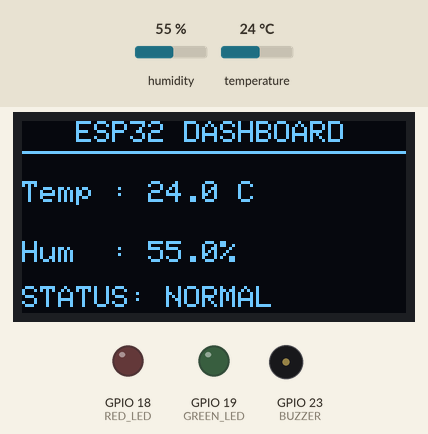
Simulated run of this sketch. Board: ESP32. Parts: 128×64 one-colour display, output pins drawn as LEDs (lit = HIGH), buzzer (waves = sounding). Dashed ring = blinking. The inputs (shaded band) are chosen by the test bench; at power-on: temperature 24 °C, humidity 55 %. What the sketch prints to the serial monitor is not drawn.

Above: at 2.2 s.
2.3 s: temperature set to 28 °C
At 5.58 s:
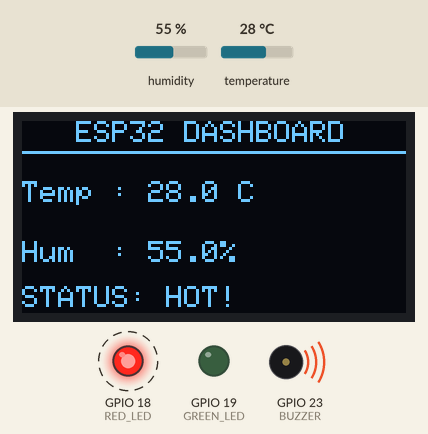
7.3 s: temperature set to 26 °C
12.3 s: temperature set to 23 °C
At 13.9 s:
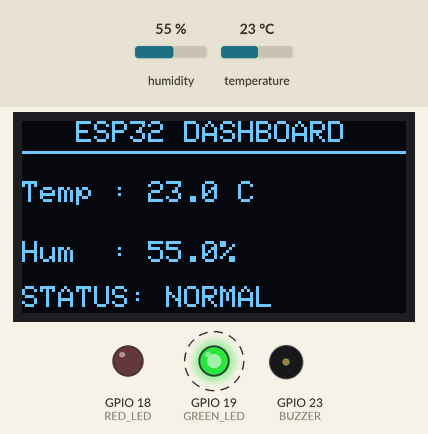
17.6 s: humidity set to 22 %
At 21.5 s:
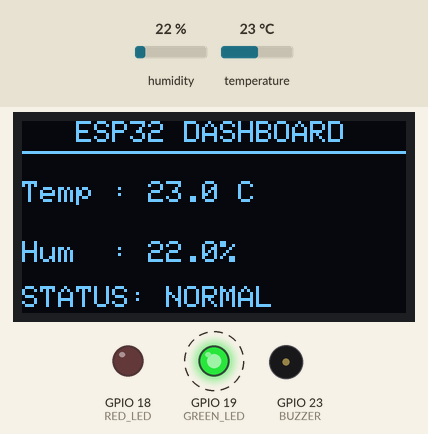
24.6 s: humidity set to 40 %
At 26.6 s:
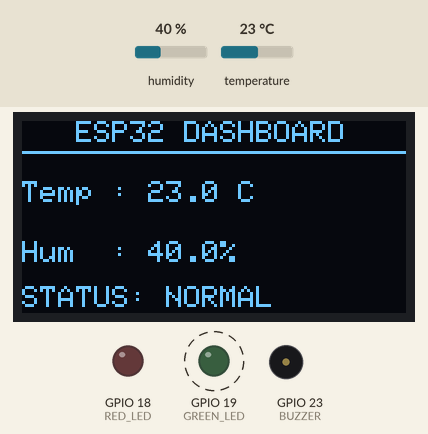
Timing chart, 0 to 30.6 s (numbered marks = the images above; inputs shaded):
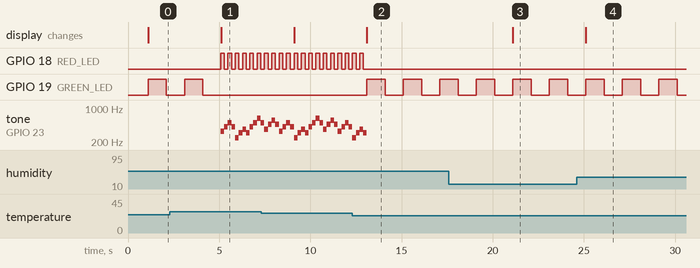

Measured:
- the behaviour switches between 25 and 24 °C on temperature (found by bisection; images 1 and 2)
- after the input at 2.3 s, GPIO 18 (RED_LED): alternates HIGH for 0.20 s and LOW for 0.20 s, starting after 2.8 s; GPIO 19 (GREEN_LED): goes on until 4.1 s, then stays LOW
- after the input at 12.3 s, GPIO 18 (RED_LED): goes on until 12.9 s, then stays LOW; GPIO 19 (GREEN_LED): alternates HIGH for 1.0 s and LOW for 1.0 s, starting after 0.81 s; the display: changes after 0.81 s (image 2)
- after the input at 17.6 s, the display: changes after 3.5 s (image 3)
- after the input at 24.6 s, the display: changes after 0.51 s (image 4)

The sketch:

sketch_aug17a.ino
```cpp
#include <Wire.h>
#include <Adafruit_GFX.h>
#include <Adafruit_SSD1306.h>
#include <DHT.h>

// =====================================================
// OLED SETTINGS
// =====================================================

#define SCREEN_WIDTH 128
#define SCREEN_HEIGHT 64

// =====================================================
// DHT11 SETTINGS
// =====================================================

#define DHTPIN 4
#define DHTTYPE DHT11

DHT dht(DHTPIN, DHTTYPE);

Adafruit_SSD1306 display(
  SCREEN_WIDTH,
  SCREEN_HEIGHT,
  &Wire,
  -1
);

// =====================================================
// LED AND BUZZER PINS
// =====================================================

#define RED_LED 18
#define GREEN_LED 19
#define BUZZER 23

// =====================================================
// MUSICAL NOTES
// =====================================================

// Lower octave
#define NOTE_C3  131
#define NOTE_D3  147
#define NOTE_E3  165
#define NOTE_F3  175
#define NOTE_FS3 185
#define NOTE_G3  196
#define NOTE_A3  220
#define NOTE_AS3 233
#define NOTE_B3  247

// Middle octave
#define NOTE_C4  262
#define NOTE_CS4 277
#define NOTE_D4  294
#define NOTE_DS4 311
#define NOTE_E4  330
#define NOTE_F4  349
#define NOTE_FS4 370
#define NOTE_G4  392
#define NOTE_GS4 415
#define NOTE_A4  440
#define NOTE_AS4 466
#define NOTE_B4  494

// Higher octave
#define NOTE_C5  523
#define NOTE_CS5 554
#define NOTE_D5  587
#define NOTE_DS5 622
#define NOTE_E5  659
#define NOTE_FS5 740
#define NOTE_G5  784

// =====================================================
// MULT0-STYLE CHORD PROGRESSION
// E -> B -> G#m -> F#
//
// This is an original arpeggiated arrangement using
// the chord progression provided.
// =====================================================

int melody[] = {

  // -------------------------
  // E MAJOR
  // E - G# - B
  // -------------------------
  NOTE_E4,
  NOTE_GS4,
  NOTE_B4,
  NOTE_GS4,

  // -------------------------
  // B MAJOR
  // B - D# - F#
  // -------------------------
  NOTE_B3,
  NOTE_DS4,
  NOTE_FS4,
  NOTE_DS4,

  // -------------------------
  // G# MINOR
  // G# - B - D#
  // -------------------------
  NOTE_GS4,
  NOTE_B4,
  NOTE_DS5,
  NOTE_B4,

  // -------------------------
  // F# MAJOR
  // F# - A# - C#
  // -------------------------
  NOTE_FS4,
  NOTE_AS4,
  NOTE_CS5,
  NOTE_AS4
};

// =====================================================
// NOTE DURATIONS
//
// Approximately 75 BPM.
// Each chord has four notes.
// =====================================================

int noteDuration[] = {

  // E
  200,
  200,
  200,
  200,

  // B
  200,
  200,
  200,
  200,

  // G#m
  200,
  200,
  200,
  200,

  // F#
  200,
  200,
  200,
  200
};

const int melodyLength =
  sizeof(melody) / sizeof(melody[0]);

// =====================================================
// MUSIC VARIABLES
// =====================================================

int currentNote = 0;

unsigned long previousNoteMillis = 0;

bool musicPlaying = false;
bool redLedState = false;

// =====================================================
// DHT11 TIMER
// =====================================================

unsigned long previousDHTMillis = 0;

const unsigned long dhtInterval = 2000;

float temperature = 0;
float humidity = 0;

// =====================================================
// GREEN LED SETTINGS
// =====================================================

unsigned long previousGreenMillis = 0;

bool greenLedState = false;

const unsigned long greenInterval = 1000;

// =====================================================
// SETUP
// =====================================================

void setup() {

  Serial.begin(115200);

  // Start DHT11
  dht.begin();

  // LED and buzzer
  pinMode(RED_LED, OUTPUT);
  pinMode(GREEN_LED, OUTPUT);
  pinMode(BUZZER, OUTPUT);

  // Everything OFF
  digitalWrite(RED_LED, LOW);
  digitalWrite(GREEN_LED, LOW);

  noTone(BUZZER);

  // ===================================================
  // START OLED
  // ===================================================

  if (!display.begin(
        SSD1306_SWITCHCAPVCC,
        0x3C
      )) {

    Serial.println("OLED not found!");

    while (true);
  }

  display.clearDisplay();

  display.setTextSize(1);
  display.setTextColor(WHITE);

  display.setCursor(25, 25);
  display.println("Starting...");

  display.display();

  delay(1000);
}

// =====================================================
// START MUSIC
// =====================================================

void startMusic() {

  currentNote = 0;

  previousNoteMillis = millis();

  musicPlaying = true;

  // Turn red LED ON with first beat
  redLedState = true;

  digitalWrite(
    RED_LED,
    HIGH
  );

  // Play first note
  tone(
    BUZZER,
    melody[currentNote]
  );
}

// =====================================================
// STOP MUSIC
// =====================================================

void stopMusic() {

  musicPlaying = false;

  // Stop buzzer
  noTone(BUZZER);

  // Stop red LED
  digitalWrite(
    RED_LED,
    LOW
  );

  redLedState = false;

  currentNote = 0;
}

// =====================================================
// UPDATE MUSIC
// =====================================================

void updateMusic() {

  if (!musicPlaying) {
    return;
  }

  unsigned long currentMillis = millis();

  // Check note timing
  if (
    currentMillis - previousNoteMillis
    >= noteDuration[currentNote]
  ) {

    previousNoteMillis = currentMillis;

    // Move to next note
    currentNote++;

    // Restart progression
    if (
      currentNote >= melodyLength
    ) {

      currentNote = 0;
    }

    // Play next note
    tone(
      BUZZER,
      melody[currentNote]
    );

    // =================================================
    // RED LED SYNCHRONIZED WITH NOTES
    // =================================================

    redLedState = !redLedState;

    digitalWrite(
      RED_LED,
      redLedState
    );
  }
}

// =====================================================
// GREEN LED - NORMAL TEMPERATURE
// =====================================================

void updateGreenLED() {

  unsigned long currentMillis = millis();

  if (
    currentMillis - previousGreenMillis
    >= greenInterval
  ) {

    previousGreenMillis = currentMillis;

    greenLedState = !greenLedState;

    digitalWrite(
      GREEN_LED,
      greenLedState
    );
  }
}

// =====================================================
// UPDATE OLED
// =====================================================

void updateOLED() {

  display.clearDisplay();

  display.setTextSize(1);
  display.setTextColor(WHITE);

  // ===================================================
  // TITLE
  // ===================================================

  display.setCursor(18, 0);

  display.println(
    "ESP32 DASHBOARD"
  );

  display.drawLine(
    0,
    10,
    128,
    10,
    WHITE
  );

  // ===================================================
  // TEMPERATURE
  // ===================================================

  display.setCursor(0, 20);

  display.print("Temp : ");

  display.print(
    temperature,
    1
  );

  display.println(" C");

  // ===================================================
  // HUMIDITY
  // ===================================================

  display.setCursor(0, 40);

  display.print("Hum  : ");

  display.print(
    humidity,
    1
  );

  display.println("%");

  // ===================================================
  // STATUS
  // ===================================================

  display.setCursor(0, 55);

  if (
    temperature > 24.0
  ) {

    display.print(
      "STATUS: HOT!"
    );

  } else {

    display.print(
      "STATUS: NORMAL"
    );
  }

  display.display();
}

// =====================================================
// MAIN LOOP
// =====================================================

void loop() {

  // ===================================================
  // READ DHT11 EVERY 2 SECONDS
  // ===================================================

  if (
    millis() - previousDHTMillis >= dhtInterval
    ||
    previousDHTMillis == 0
  ) {

    previousDHTMillis = millis();

    // Read temperature
    temperature =
      dht.readTemperature();

    // Read humidity
    humidity =
      dht.readHumidity();

    // =================================================
    // CHECK DHT11
    // =================================================

    if (
      isnan(temperature)
      ||
      isnan(humidity)
    ) {

      Serial.println(
        "Failed to read from DHT11!"
      );

      return;
    }

    // =================================================
    // SERIAL MONITOR
    // =================================================

    Serial.print(
      "Temperature: "
    );

    Serial.print(
      temperature
    );

    Serial.println(
      " °C"
    );

    Serial.print(
      "Humidity: "
    );

    Serial.print(
      humidity
    );

    Serial.println(
      " %"
    );

    // =================================================
    // HOT TEMPERATURE
    // =================================================

    if (
      temperature > 24.0
    ) {

      Serial.println(
        "STATUS: HOT"
      );

      Serial.println(
        "E - B - G#m - F# rhythm ON!"
      );

      // Green LED OFF
      digitalWrite(
        GREEN_LED,
        LOW
      );

      greenLedState = false;

      // Start music
      if (!musicPlaying) {

        startMusic();
      }
    }

    // =================================================
    // NORMAL TEMPERATURE
    // =================================================

    else {

      Serial.println(
        "STATUS: NORMAL"
      );

      // Stop music
      if (musicPlaying) {

        stopMusic();
      }

      // Red LED OFF
      digitalWrite(
        RED_LED,
        LOW
      );

      redLedState = false;
    }

    // Update OLED
    updateOLED();
  }

  // ===================================================
  // HOT = PLAY E-B-G#m-F# PROGRESSION
  // ===================================================

  if (
    temperature > 24.0
  ) {

    updateMusic();
  }

  // ===================================================
  // NORMAL = GREEN LED
  // ===================================================

  else {

    updateGreenLED();
  }
}
```
